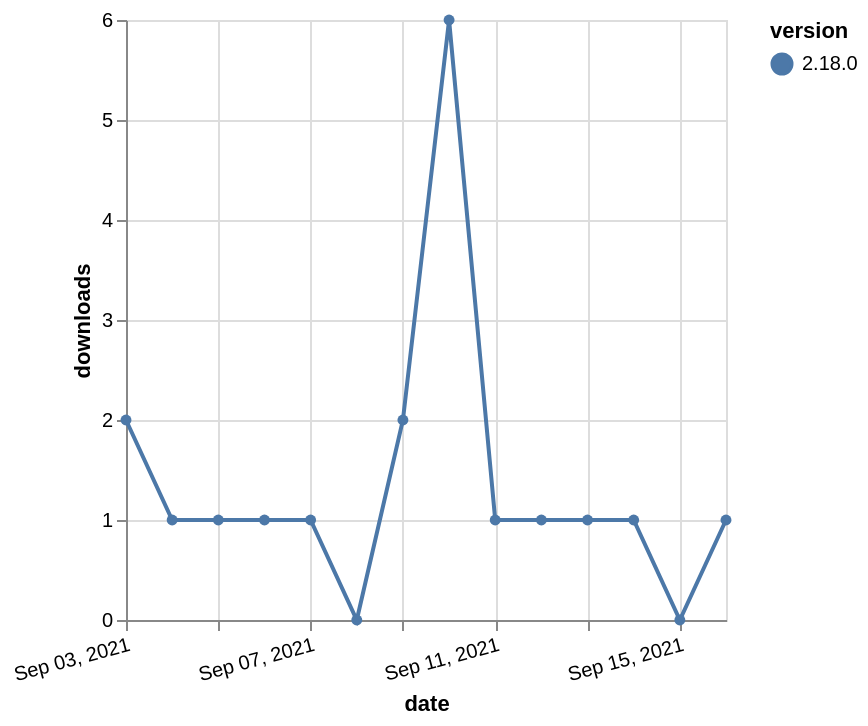

Express this chart as Vega-Lite.
### Vega-Lite specification from a JSON file in a GitHub repository (floating-point values rounded to 4 significant figures)
{"$schema": "https://vega.github.io/schema/vega-lite/v5.json", "description": "A simple bar chart with embedded data.", "data": {"values": [{"date": "2021-09-03", "total": 516, "delta": 2, "version": "2.18.0"}, {"date": "2021-09-04", "total": 517, "delta": 1, "version": "2.18.0"}, {"date": "2021-09-05", "total": 518, "delta": 1, "version": "2.18.0"}, {"date": "2021-09-06", "total": 519, "delta": 1, "version": "2.18.0"}, {"date": "2021-09-07", "total": 520, "delta": 1, "version": "2.18.0"}, {"date": "2021-09-08", "total": 520, "delta": 0, "version": "2.18.0"}, {"date": "2021-09-09", "total": 522, "delta": 2, "version": "2.18.0"}, {"date": "2021-09-10", "total": 528, "delta": 6, "version": "2.18.0"}, {"date": "2021-09-11", "total": 529, "delta": 1, "version": "2.18.0"}, {"date": "2021-09-12", "total": 530, "delta": 1, "version": "2.18.0"}, {"date": "2021-09-13", "total": 531, "delta": 1, "version": "2.18.0"}, {"date": "2021-09-14", "total": 532, "delta": 1, "version": "2.18.0"}, {"date": "2021-09-15", "total": 532, "delta": 0, "version": "2.18.0"}, {"date": "2021-09-16", "total": 533, "delta": 1, "version": "2.18.0"}]}, "width": "container", "mark": {"type": "line", "point": {"filled": true}}, "encoding": {"x": {"field": "date", "type": "temporal", "timeUnit": "yearmonthdate", "title": "date", "axis": {"labelAngle": -15}}, "y": {"field": "delta", "type": "quantitative", "title": "downloads"}, "color": {"field": "version", "type": "nominal"}, "tooltip": {"field": "delta"}}}
